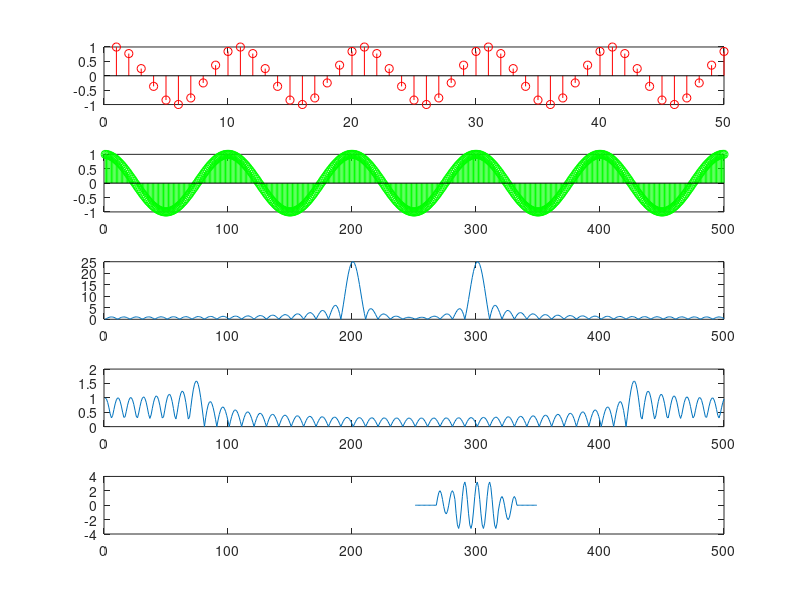

MATLAB code for this plot:
clear all ;
close all;


fc = 50;
fc2 = 5000;
%fs = 200;
Tc =1/fc2;
%Ts =1/fs;
t = [1: 1: 500];

x = cos(2*pi*fc*t*Tc);
%stem(x);
y = x(1:10:end);

subplot(511);
stem(y, 'r');
subplot(512);
stem(x, 'g');
Y = fftshift(fft(y,500));
subplot(513);
plot(abs(Y));

F = [zeros(1,18),ones(1, 15),zeros(1,17)];
H = fftshift(fft(ifft(F), 500));
%out = H.* Y;
subplot(514);
plot(abs(H));
out = conv(F, y);
Output = interp1([1:1:99], out, t);
subplot(515);
plot(fftshift(real(Output)));